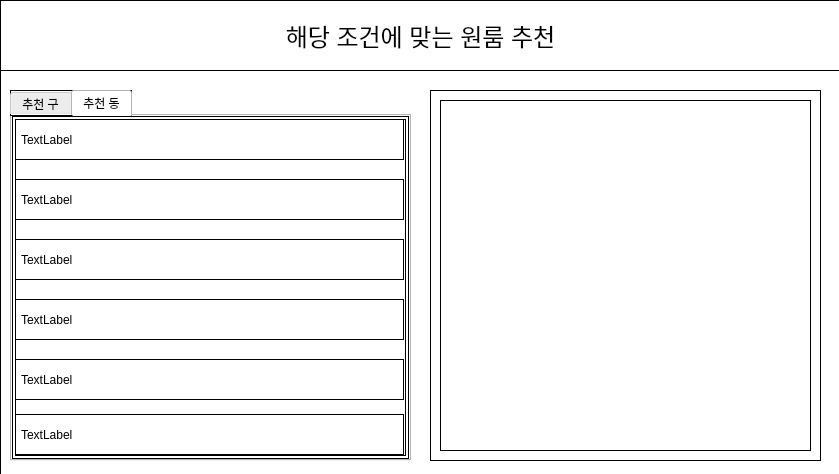
<?xml version="1.0" encoding="UTF-8"?>
<ui version="4.0">
 <class>Form</class>
 <widget class="QWidget" name="Form">
  <property name="geometry">
   <rect>
    <x>0</x>
    <y>0</y>
    <width>839</width>
    <height>474</height>
   </rect>
  </property>
  <property name="windowTitle">
   <string>Form</string>
  </property>
  <widget class="QFrame" name="frame">
   <property name="geometry">
    <rect>
     <x>430</x>
     <y>90</y>
     <width>391</width>
     <height>371</height>
    </rect>
   </property>
   <property name="styleSheet">
    <string notr="true">background-color: white;
color: black;
border: 1px solid black;
padding: 2px;</string>
   </property>
   <property name="frameShape">
    <enum>QFrame::StyledPanel</enum>
   </property>
   <property name="frameShadow">
    <enum>QFrame::Raised</enum>
   </property>
   <widget class="QWidget" name="map_widget" native="true">
    <property name="geometry">
     <rect>
      <x>10</x>
      <y>10</y>
      <width>371</width>
      <height>351</height>
     </rect>
    </property>
   </widget>
  </widget>
  <widget class="QTabWidget" name="tabWidget">
   <property name="geometry">
    <rect>
     <x>10</x>
     <y>90</y>
     <width>401</width>
     <height>371</height>
    </rect>
   </property>
   <property name="styleSheet">
    <string notr="true">background-color: white;
color: black;
border: 1px solid black;
padding: 2px;</string>
   </property>
   <property name="currentIndex">
    <number>1</number>
   </property>
   <property name="tabBarAutoHide">
    <bool>false</bool>
   </property>
   <widget class="QWidget" name="tab">
    <attribute name="title">
     <string>추천 구</string>
    </attribute>
    <widget class="QLabel" name="recommend_1">
     <property name="geometry">
      <rect>
       <x>0</x>
       <y>0</y>
       <width>389</width>
       <height>41</height>
      </rect>
     </property>
     <property name="text">
      <string>TextLabel</string>
     </property>
    </widget>
    <widget class="QLabel" name="recommend_2">
     <property name="geometry">
      <rect>
       <x>0</x>
       <y>60</y>
       <width>389</width>
       <height>41</height>
      </rect>
     </property>
     <property name="text">
      <string>TextLabel</string>
     </property>
    </widget>
    <widget class="QLabel" name="recommend_3">
     <property name="geometry">
      <rect>
       <x>0</x>
       <y>120</y>
       <width>389</width>
       <height>41</height>
      </rect>
     </property>
     <property name="text">
      <string>TextLabel</string>
     </property>
    </widget>
    <widget class="QLabel" name="recommend_5">
     <property name="geometry">
      <rect>
       <x>0</x>
       <y>240</y>
       <width>389</width>
       <height>41</height>
      </rect>
     </property>
     <property name="text">
      <string>TextLabel</string>
     </property>
    </widget>
    <widget class="QLabel" name="recommend_4">
     <property name="geometry">
      <rect>
       <x>0</x>
       <y>180</y>
       <width>389</width>
       <height>41</height>
      </rect>
     </property>
     <property name="text">
      <string>TextLabel</string>
     </property>
    </widget>
    <widget class="QLabel" name="recommend_6">
     <property name="geometry">
      <rect>
       <x>0</x>
       <y>295</y>
       <width>389</width>
       <height>41</height>
      </rect>
     </property>
     <property name="text">
      <string>TextLabel</string>
     </property>
    </widget>
   </widget>
   <widget class="QWidget" name="tab_2">
    <attribute name="title">
     <string>추천 동</string>
    </attribute>
    <widget class="QLabel" name="recommen_5">
     <property name="geometry">
      <rect>
       <x>0</x>
       <y>240</y>
       <width>389</width>
       <height>41</height>
      </rect>
     </property>
     <property name="text">
      <string>TextLabel</string>
     </property>
    </widget>
    <widget class="QLabel" name="recommen_6">
     <property name="geometry">
      <rect>
       <x>0</x>
       <y>295</y>
       <width>389</width>
       <height>41</height>
      </rect>
     </property>
     <property name="text">
      <string>TextLabel</string>
     </property>
    </widget>
    <widget class="QLabel" name="recommen_3">
     <property name="geometry">
      <rect>
       <x>0</x>
       <y>120</y>
       <width>389</width>
       <height>41</height>
      </rect>
     </property>
     <property name="text">
      <string>TextLabel</string>
     </property>
    </widget>
    <widget class="QLabel" name="recommen_2">
     <property name="geometry">
      <rect>
       <x>0</x>
       <y>60</y>
       <width>389</width>
       <height>41</height>
      </rect>
     </property>
     <property name="text">
      <string>TextLabel</string>
     </property>
    </widget>
    <widget class="QLabel" name="recommen_4">
     <property name="geometry">
      <rect>
       <x>0</x>
       <y>180</y>
       <width>389</width>
       <height>41</height>
      </rect>
     </property>
     <property name="text">
      <string>TextLabel</string>
     </property>
    </widget>
    <widget class="QLabel" name="recommen_1">
     <property name="geometry">
      <rect>
       <x>0</x>
       <y>0</y>
       <width>389</width>
       <height>41</height>
      </rect>
     </property>
     <property name="text">
      <string>TextLabel</string>
     </property>
    </widget>
   </widget>
  </widget>
  <widget class="QWidget" name="widget" native="true">
   <property name="geometry">
    <rect>
     <x>0</x>
     <y>0</y>
     <width>841</width>
     <height>481</height>
    </rect>
   </property>
   <property name="styleSheet">
    <string notr="true">background-color: white;
color: black;
border: 1px solid black;
padding: 2px;</string>
   </property>
   <widget class="QLabel" name="label">
    <property name="geometry">
     <rect>
      <x>0</x>
      <y>0</y>
      <width>841</width>
      <height>71</height>
     </rect>
    </property>
    <property name="font">
     <font>
      <pointsize>18</pointsize>
     </font>
    </property>
    <property name="styleSheet">
     <string notr="true">background-color: white;
color: black;
border: 1px solid black;
padding: 2px;</string>
    </property>
    <property name="text">
     <string>해당 조건에 맞는 원룸 추천</string>
    </property>
    <property name="alignment">
     <set>Qt::AlignCenter</set>
    </property>
   </widget>
  </widget>
  <zorder>widget</zorder>
  <zorder>frame</zorder>
  <zorder>tabWidget</zorder>
 </widget>
 <resources/>
 <connections/>
</ui>
